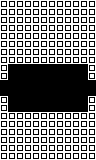

A level layout from a 2D game, rendered from its tile map. Below: a short description, then the map file with tile-grid data replaced by summaries:
An orthogonal 12x20 tile map with 8x8 px tiles, 1 tile layer (main).

<map version="1.0" orientation="orthogonal" renderorder="right-down" width="12" height="20" tilewidth="8" tileheight="8" nextobjectid="1">
 <properties>
  <property name="type" value="bothWalls" />
 </properties>
 <tileset firstgid="1" name="tiles" tilewidth="8" tileheight="8" tilecount="24" columns="6">
  <image source="../../../images/tiles.png" width="48" height="32" />
 </tileset>
 <layer name="main" width="12" height="20">
  <data>[240 cells, 176 non-empty, 1 distinct tile ids]</data>
 </layer>
 <objectgroup name="objects" />
</map>
